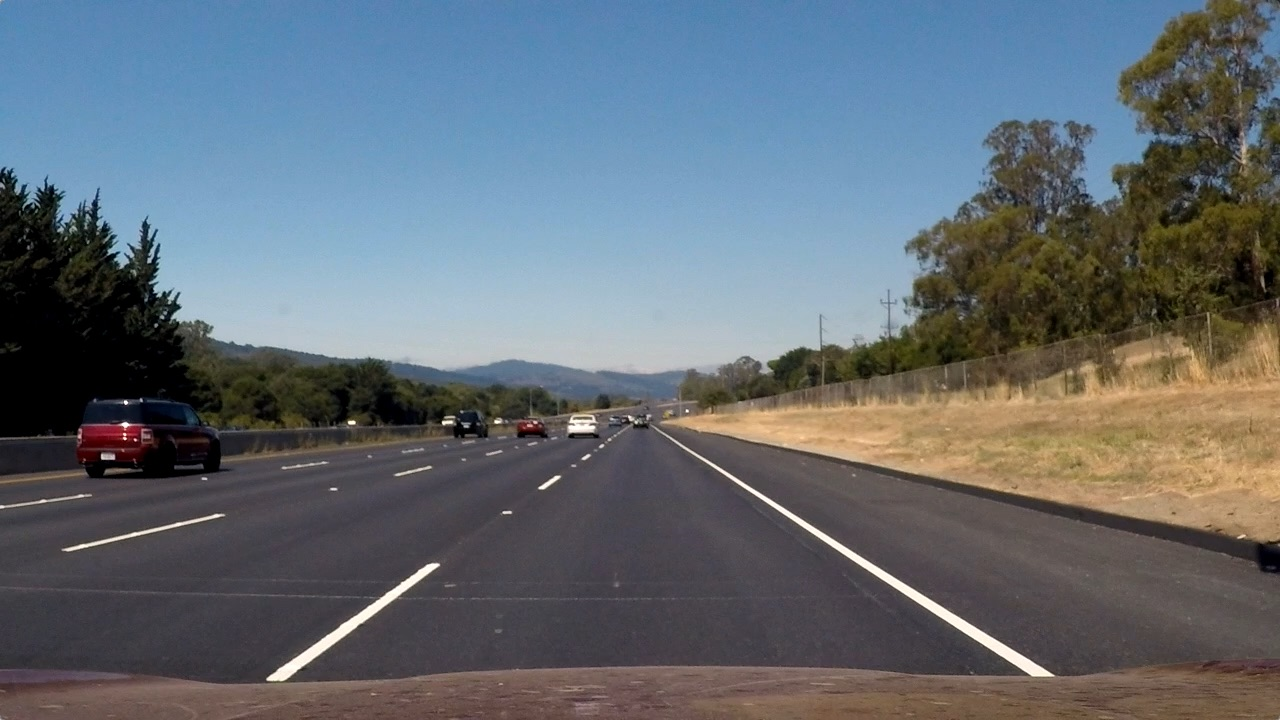
#> input picture project02 advanced lane lines/test_images/straight_lines2.jpg, 1280 x 720 px
$ jupyter execute --allow-errors scratch.ipynb
#> lines starting #> are read from the running program, lines starting #| are printed output that depends on the picture
### project02 advanced lane lines/camera.py
import matplotlib.pyplot as plt
import matplotlib.image as mpimg
import cv2
import os
from collections import deque
import numpy as np
from moviepy.editor import VideoFileClip
from os.path import join, basename

import numpy as np
import cv2
import matplotlib.pyplot as plt
import matplotlib.image as mpimg
import pickle
import pdb

import numpy as np
import cv2
import glob
import matplotlib.pyplot as plt

import os.path


# # Imports for Jupyter
# %matplotlib inline

import logging

from utils import show_two_images


from matplotlib.pyplot import  figure


logging.basicConfig(format='%(asctime)s %(levelname)-8s [%(filename)s:%(lineno)d] %(message)s',
                    datefmt='%Y-%m-%d:%H:%M:%S',
                    level=logging.INFO)
logger = logging.getLogger(__name__)


# [117 lines left out: functions calibrate_camera, undistort, warp_to_birdeye, not called in this run]


# [26 lines that do not run on import are left out]

### project02 advanced lane lines/scratch.ipynb
[cell 1]
import matplotlib.pyplot as plt
import matplotlib.image as mpimg
import cv2
import os
from collections import deque
import numpy as np
from moviepy.editor import VideoFileClip
from os.path import join, basename

import numpy as np
import cv2
import matplotlib.pyplot as plt
import matplotlib.image as mpimg
import pickle
import pdb

import numpy as np
import cv2
import glob
import matplotlib.pyplot as plt

import os.path
import logging

from utils import show_two_images

import importlib
import camera

[cell 2]
importlib.reload(camera)

image = mpimg.imread("test_images/straight_lines2.jpg")
#> image is the input picture: shape (720, 1280, 3); mean R, G, B 99.4, 107.7, 115.1
gray = cv2.cvtColor(image, cv2.COLOR_RGB2GRAY)
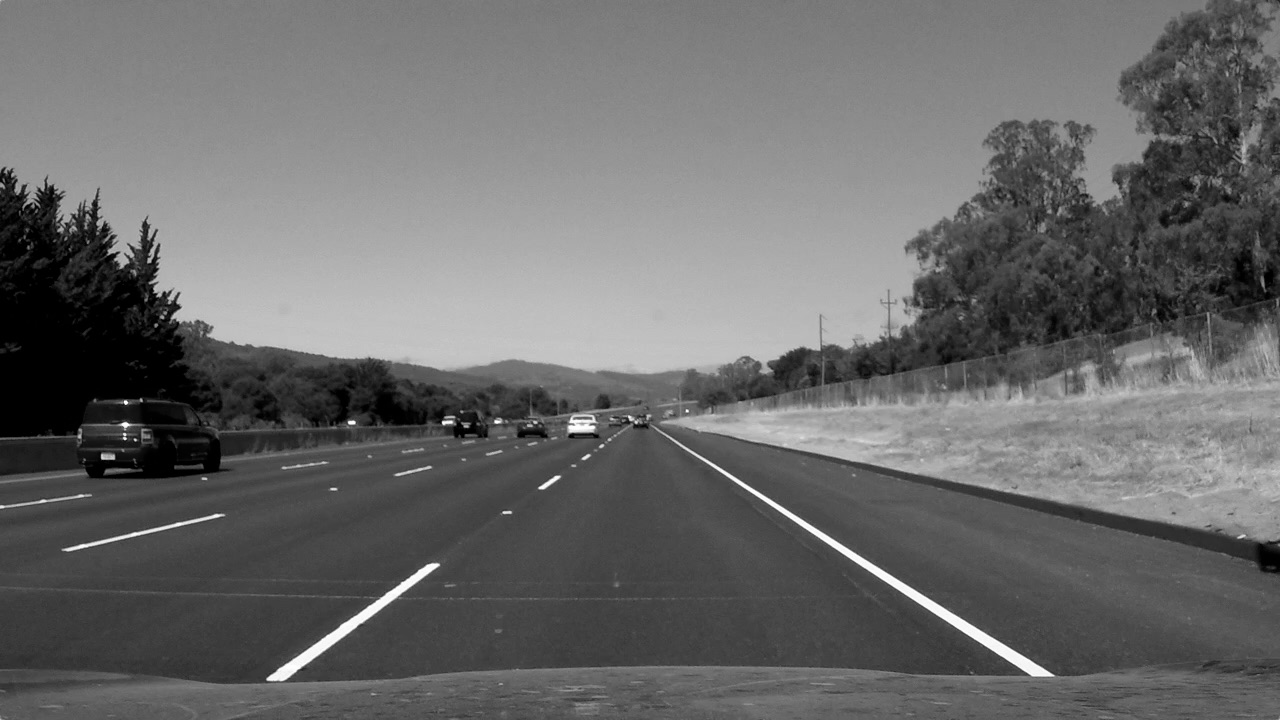
#> gray: shape (720, 1280); min 0, max 254, mean 106

# calibrate camera
ret, mtx, dist, rvecs, tvecs = camera.calibrate_camera()
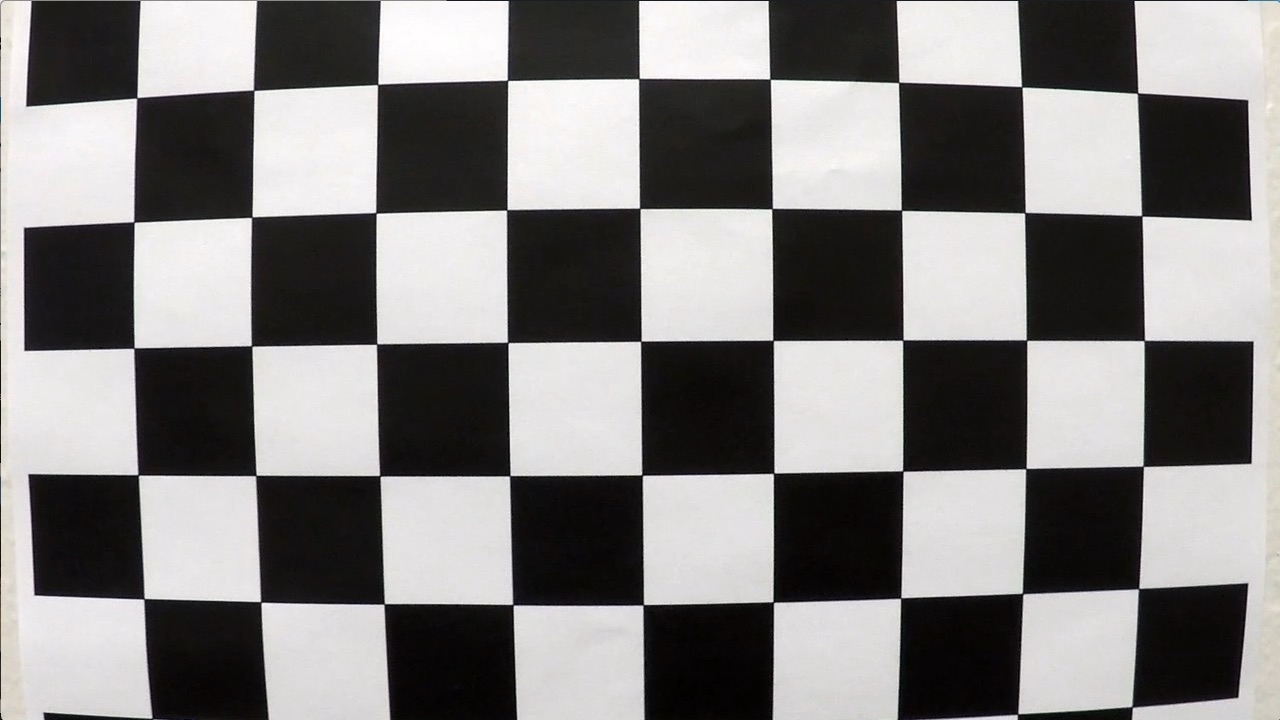
#> input picture project02 advanced lane lines/camera_cal/calibration1.jpg, 1280 x 720 px
#> in calibrate_camera, image is the input picture: shape (720, 1280, 3); mean R, G, B 130.1, 128.4, 127.8
#> in calibrate_camera, `ret, corners = cv2.findChessboardCorners(gray, (x,y), None)`: ret = False; corners = None
#> in calibrate_camera, `ret, mtx, dist, rvecs, tvecs = cv2.calibrateCamera(objpoints, imgpoint..`: ret = 0.68; mtx = [[1143.7, 0, 681.7], [0, 1109.2, 367.7], [0, 0, 1]]; dist = [[-0.515, 2.99, -0.00876, 0.00937, 1.41]]; rvecs = ([0.451, -0.252, 0.0361],); tvecs = ([-2.31, -0.422, 19.12],)
#> in calibrate_camera, `dist_pickle = { 'ret': ret, 'mtx': mtx, 'dist': dist, 'rvecs': rvecs, ..`: dist_pickle = {'ret': 0.68, 'mtx': [[1143.7, 0, 681.7], [0, 1109.2, 367.7], [0, 0, 1]], 'dist': [[-0.515, 2.99, -0.00876, 0.00937, 1.41]], 'rvecs': ([0.451, -0.252, 0.0361],), 'tvecs': ([-2.31, -0.422, 19.12],)}
#> ret = 0.68; dist = [[-0.515, 2.99, -0.00876, 0.00937, 1.41]]; rvecs = ([0.451, -0.252, 0.0361],); tvecs = ([-2.31, -0.422, 19.12],)

#> (the rest of this cell did not finish here and is left out)

[cell 3]
plt.plot(230, 650, '.', markersize=5)
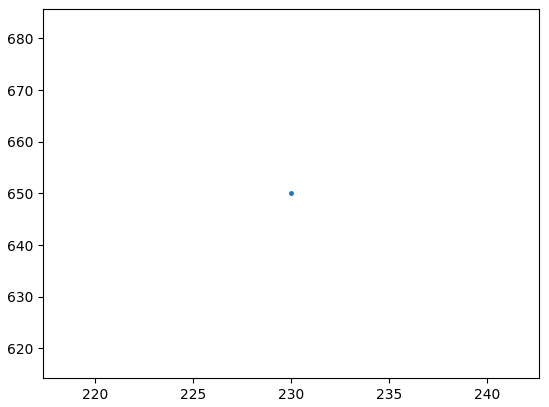
#> figure drawn by matplotlib, 1 panel
